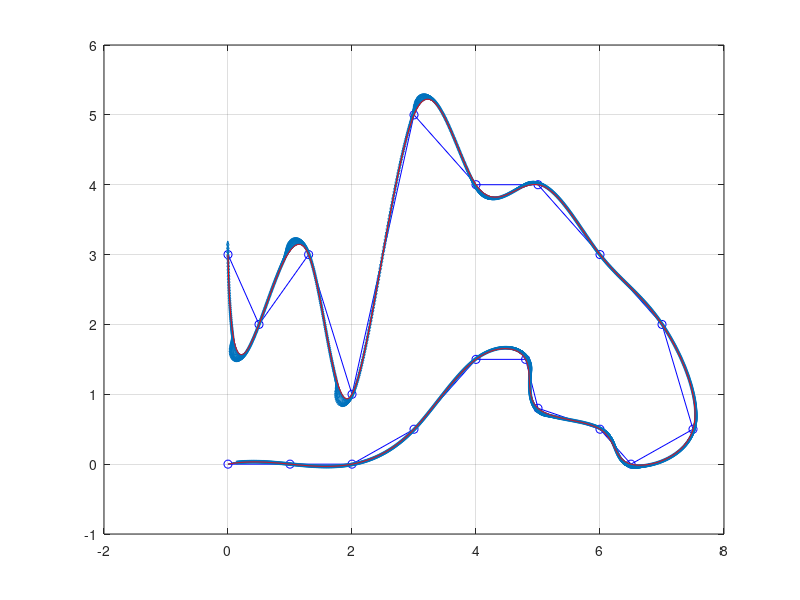

Here is the MATLAB script that generated this plot:
% Design trajectory from given set of points (spline interpolation)

function traj = getTrajectory()

point = [0, 0;
    1, 0;
    2,0
    3,0.5
    4,1.5
    4.8, 1.5
    5,0.8
    6, 0.5
    6.5, 0
    7.5, 0.5
    7,2
    6, 3
    5, 4
    4., 4
    3, 5
    2., 1;
    1.3, 3
    0.5, 2.
    0,3];

s = 1:1:length(point);


px_spline = spline(s, point(:,1), 1:0.01:length(point));
py_spline = spline(s, point(:,2), 1:0.01:length(point));

p_spline = [px_spline', py_spline'];

yaw = zeros(length(px_spline), 1);
for i = 2:length(px_spline)-1
    x_forward = px_spline(i+1);
    x_backward = px_spline(i-1);
    y_forward = py_spline(i+1);
    y_backward = py_spline(i-1);
    yaw(i) = atan2(y_forward-y_backward, x_forward-x_backward);
end
yaw(1) = yaw(2);
yaw(end) = yaw(end-1);

scale = 1;

figure();
plot(point(:,1), point(:,2), 'bo-'); hold on;
quiver(px_spline', py_spline', cos(yaw) * scale, sin(yaw) * scale);
plot(px_spline, py_spline,'r-'); grid on; hold off;

traj = [px_spline', py_spline', yaw];